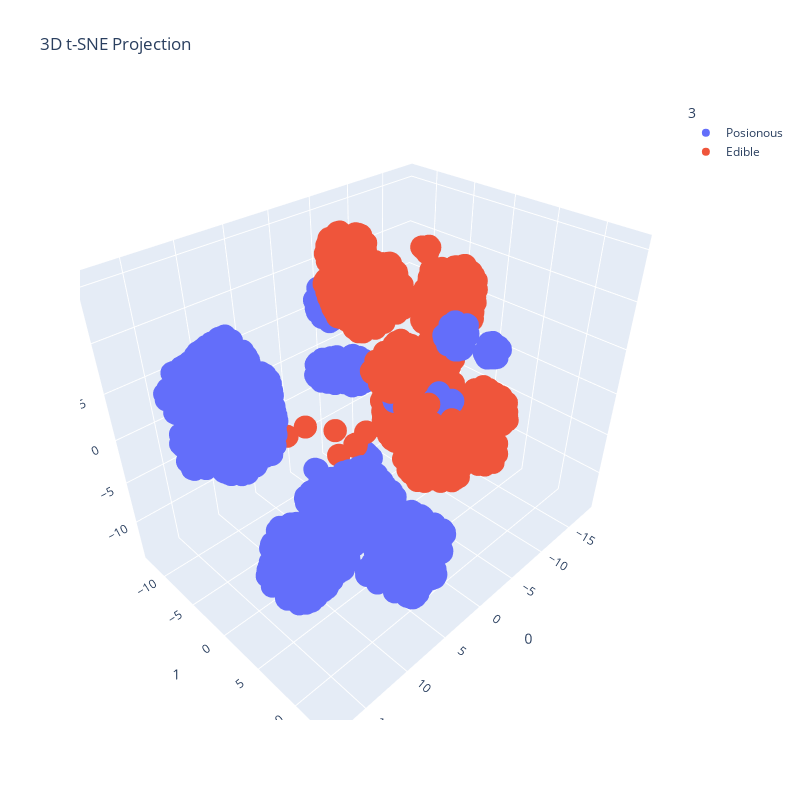

Source (notebook cell):
### Code cell
fig = px.scatter_3d(X_tsne_class, 
                    x=0, y=1, z=2, color=3,
                    title='3D t-SNE Projection')
fig.update_layout(width=800, height=800)
fig.show()

### Figure 1 — Plotly figure (JSON) as saved in the notebook; plotly's stock layout.template omitted (floating-point values rounded to 4 significant figures; data arrays with more than 128 entries replaced by an {"elided": "..."} marker saying what was removed)
{"data": [{"hovertemplate": "3=Posionous<br>0=%{x}<br>1=%{y}<br>2=%{z}<extra></extra>", "legendgroup": "Posionous", "marker": {"color": "#636efa", "symbol": "circle"}, "mode": "markers", "name": "Posionous", "scene": "scene", "showlegend": true, "type": "scatter3d", "x": {"elided": "3916 float values"}, "y": {"elided": "3916 float values"}, "z": {"elided": "3916 float values"}}, {"hovertemplate": "3=Edible<br>0=%{x}<br>1=%{y}<br>2=%{z}<extra></extra>", "legendgroup": "Edible", "marker": {"color": "#EF553B", "symbol": "circle"}, "mode": "markers", "name": "Edible", "scene": "scene", "showlegend": true, "type": "scatter3d", "x": {"elided": "4208 float values"}, "y": {"elided": "4208 float values"}, "z": {"elided": "4208 float values"}}], "layout": {"height": 800, "legend": {"title": {"text": "3"}, "tracegroupgap": 0}, "scene": {"aspectmode": "auto", "aspectratio": {"x": 1.192, "y": 0.8644, "z": 0.9702}, "domain": {"x": [0, 1], "y": [0, 1]}, "xaxis": {"title": {"text": "0"}, "type": "linear"}, "yaxis": {"title": {"text": "1"}, "type": "linear"}, "zaxis": {"title": {"text": "2"}, "type": "linear"}}, "title": {"text": "3D t-SNE Projection"}, "width": 800}}
